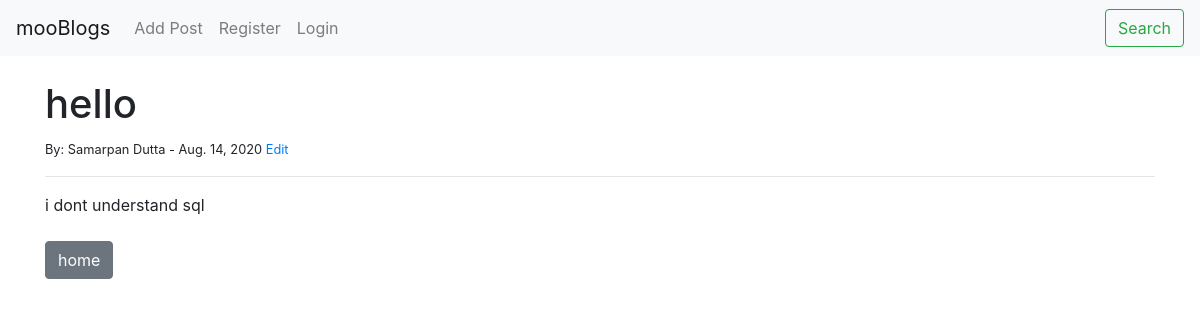
Page /articles/16 on the committed database.
### mooblog/models.py (models this page shows, shortened)
class Post(models.Model):
    title = models.CharField(max_length=255)
    title_tag = models.CharField(max_length=255)
    author = models.ForeignKey(User, on_delete=models.CASCADE)
    body = models.TextField()
    post_date = models.DateField( auto_now_add=True)

### mooblog/views.py (the view)
# urls.py: path('articles/<int:pk>', ArticleDetailView.as_view(), name="article-detail"),
class ArticleDetailView(DetailView):
    model = Post
    template_name = 'articles_detail.html'

### mooblog/templates/articles_detail.html (shortened to what this page needs)
{% extends 'base.html' %}
{% block content %}
<h1>{{ post.title }}</h1>
<small>By: {{ post.author.first_name }}
{{ post.author.last_name }}
- {{ post.post_date }} <a href="{% url 'update-post' post.pk %}">Edit</a> </small> <br>
<hr>
{{ post.body}}
<br><br>
<a href="{% url 'home' %}" class="btn btn-secondary"> home </a>
<br><br>
{% endblock %}

### rows in the picture
Post: title "hello", author.first_name "Samarpan", author.last_name "Dutta", post_date "Aug. 14, 2020", body "i dont understand sql"
